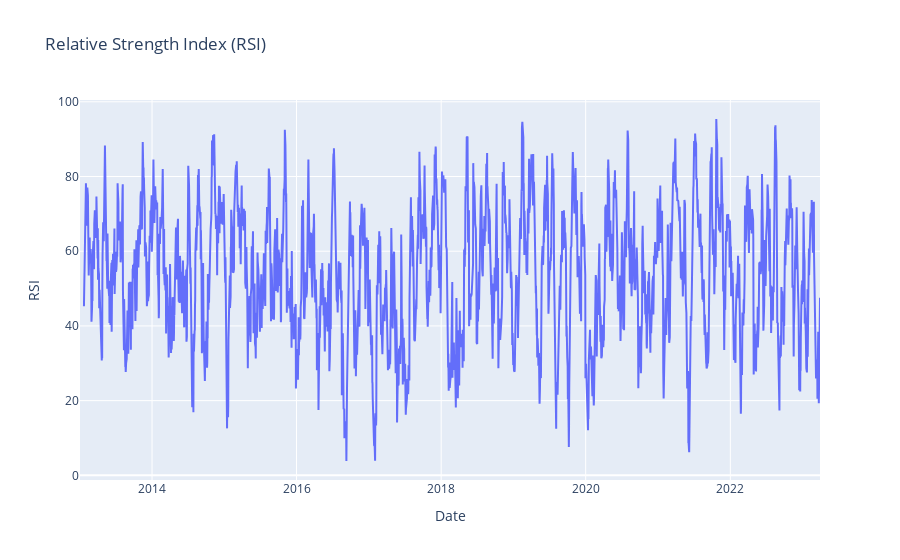

Write notebook code for a chart like this one.
### Code cell
df['RSI'] = RSI(df['AZO'])
# RSI Chart
fig = go.Figure()
fig.add_trace(go.Scatter(x=df['Date'], y=df['RSI'], mode='lines', name='RSI'))
fig.update_layout(title='Relative Strength Index (RSI)', xaxis_title='Date', yaxis_title='RSI')
fig.show()

### Figure 1 — Plotly figure (JSON) as saved in the notebook; plotly's stock layout.template omitted (floating-point values rounded to 4 significant figures; data arrays with more than 128 entries replaced by an {"elided": "..."} marker saying what was removed)
{"data": [{"mode": "lines", "name": "RSI", "type": "scatter", "x": {"elided": "2579 str values"}, "y": {"elided": "2579 float values"}}], "layout": {"title": {"text": "Relative Strength Index (RSI)"}, "xaxis": {"title": {"text": "Date"}}, "yaxis": {"title": {"text": "RSI"}}}}
